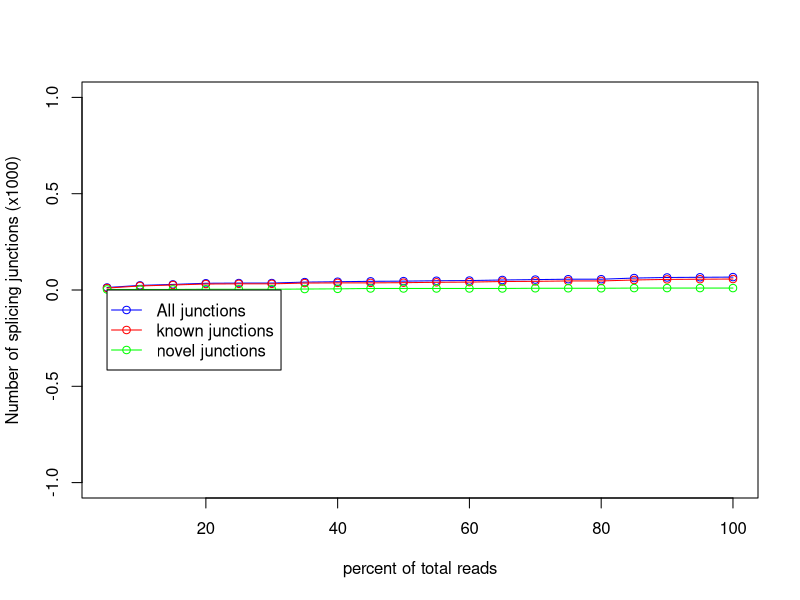

This chart was generated by the following R code:
pdf('SRR4238379_subsamp.sorted.rseqc.junctionSaturation_plot.pdf')
x=c(5,10,15,20,25,30,35,40,45,50,55,60,65,70,75,80,85,90,95,100)
y=c(10,21,26,31,32,32,36,37,37,38,40,41,44,45,47,47,52,55,56,57)
z=c(13,24,29,35,36,36,41,43,45,46,48,49,52,54,56,56,62,65,66,67)
w=c(3,3,3,4,4,4,5,6,8,8,8,8,8,9,9,9,10,10,10,10)
m=max(0,0,0)
n=min(0,0,0)
plot(x,z/1000,xlab='percent of total reads',ylab='Number of splicing junctions (x1000)',type='o',col='blue',ylim=c(n,m))
points(x,y/1000,type='o',col='red')
points(x,w/1000,type='o',col='green')
legend(5,0, legend=c("All junctions","known junctions", "novel junctions"),col=c("blue","red","green"),lwd=1,pch=1)
dev.off()
